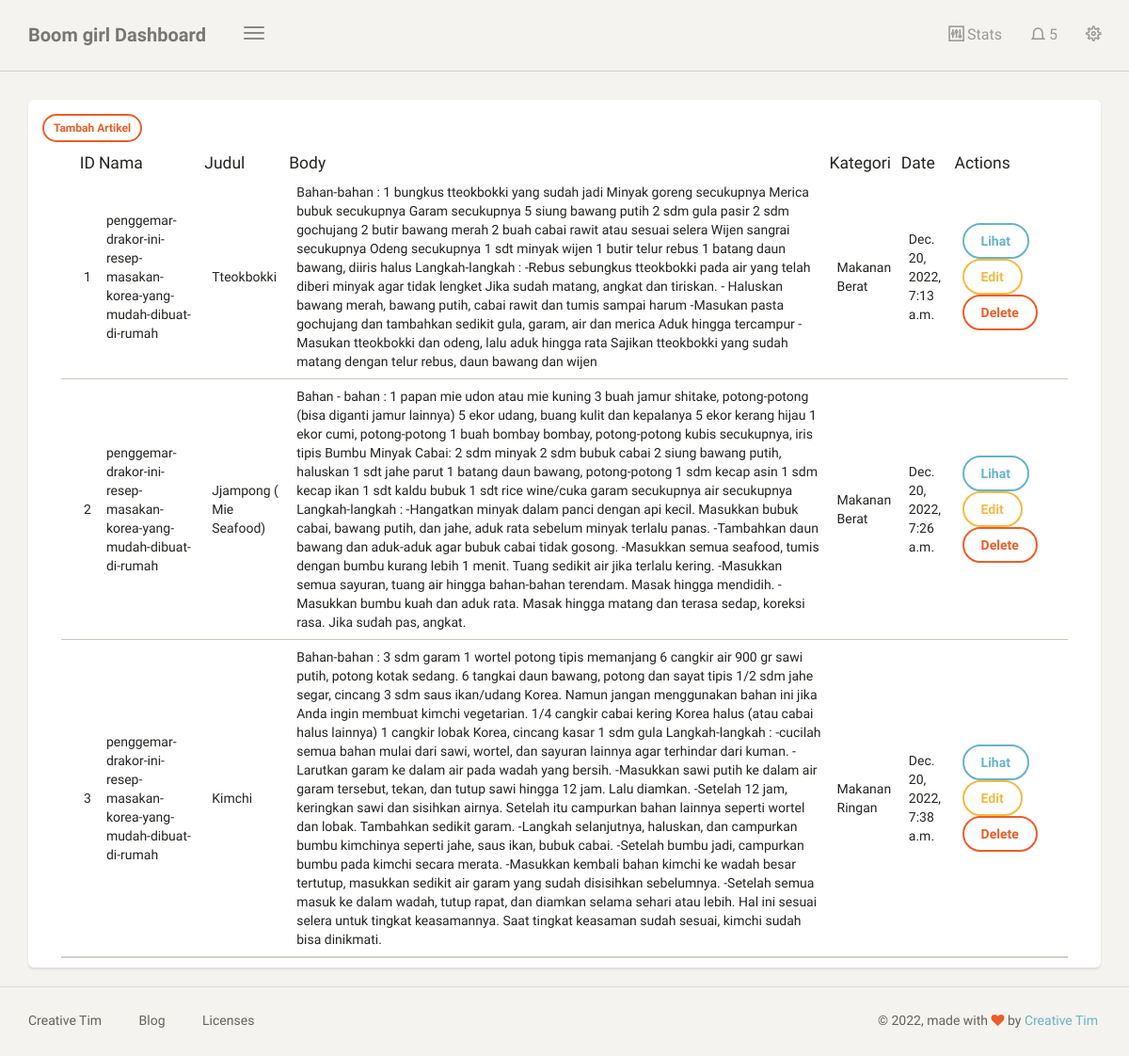
Screenshot of /dashboard/artikel (signed in) with the database file from the repository.
### blog/models.py (models this page shows)
class Artikel(models.Model):
    nama = models.CharField(max_length=100,blank=True,null=True)
    judul = models.CharField(max_length=100)
    body = models.TextField()
    kategori = models.ForeignKey(Kategori, on_delete=models.CASCADE, blank=True,null=True)
    date = models.DateTimeField(auto_now_add=True)
    def __str__(self):
        return "{} - {}".format(self.nama, self.judul)
    class meta :
        ordering = ['-id']
        verbose_name_plural = "Artikel"

class Kategori(models.Model):
    nama = models.CharField(max_length=100)
    def __str__(self):
         return self.nama
    class meta :
        verbose_name_plural = "Kategori"

### blog/views.py (the view)
# urls.py: path('artikel',artikel, name='table_artikel'),
@login_required
def artikel(request):
    template_name = "back/tabel_artikel.html"
    artikel = Artikel.objects.all()
    print(artikel)
    context = {
        'title' : 'dashboard',
        'artikel': artikel,
    }
    return render(request, template_name, context)

### templates/back/tabel_artikel.html
{% extends 'back/base.html' %}
{% block content %}
<div class="content">
    <div class="container-fluid">
        <div class="row">
            <div class="col-md-12">
                <div class="card">
                    <div class="card-content">
                        <div class="toolbar">
                            <a class ="btn btn-sm btn-danger" href="{% url 'tambah_artikel' %}"> Tambah Artikel</a>&ensp;&ensp; &ensp;
                        </div>
                        <table id="bootstrap-table" class="table">
                            <thead>
                                <th data-field="state" data-checkbox="true"></th>
                                <th data-field="id" class="text-center">ID</th>
                                <th data-field="nama" data-sortable="true">Nama</th>
                                <th data-field="judul" data-sortable="true">Judul</th>
                                <th data-field="Body" data-sortable="true">Body
                                <th data-field="kategori" data-sortable="true">Kategori</th>
                                <th data-field="Date">Date</th>
                                <th>Actions</th>
                            </thead>
                            <tbody>
                                {% for a in artikel %}
                                <tr>
                                    <td></td>
                                    <td>{{forloop.counter}}</td>
                                    <td>{{a.nama}}</td>
                                    <td>{{a.judul}}</td>
                                    <td>{{a.body}}</td>
                                    <td>{{a.kategori}}</td>
                                    <td>{{a.date}}</td>
                                    <td>
                                        <a class="btn btn-info text-white bi bi-search" href="{% url 'lihat_artikel' a.id %}">Lihat </a>
                                        <a class="btn btn-warning text-white bi bi-pencil" href="{% url 'edit_artikel' a.id %}">Edit </a>
                                        <a oneclick="return confirm('delete artikel?');"class="btn btn-danger text-white bi bi-trash" href="{% url 'delete_artikel' a.id %}">Delete </a>
                                    </td>
                                    <td></td>
                                </tr>
                                {% endfor %}
                            </tbody>
                        </table>
                    </div>
                </div>
            </div>
        </div>
    </div>
</div>
{% endblock content %}

### rows the page displays
Artikel: nama "penggemar-drakor-ini-resep-masakan-korea-yang-mudah-dibuat-di-rumah", judul "Tteokbokki", body "Bahan-bahan : 1 bungkus tteokbokki yang sudah jadi Minyak goreng secukupnya Merica bubuk secukupnya Garam secukupnya 5 siung bawang putih 2 sdm gula pasir 2 sdm gochujang 2 butir bawang merah 2 buah cabai rawit atau sesuai selera Wijen sangrai secukupnya Odeng secukupnya 1 sdt minyak wijen 1 butir telur rebus 1 batang daun bawang, diiris halus Langkah-langkah : -Rebus sebungkus tteokbokki pada air yang telah diberi minyak agar tidak lengket Jika sudah matang, angkat dan tiriskan. - Haluskan bawang merah, bawang putih, cabai rawit dan tumis sampai harum -Masukan pasta gochujang dan tambahkan sedikit gula, garam, air dan merica Aduk hingga tercampur -Masukan tteokbokki dan odeng, lalu aduk…", kategori "Makanan Berat", date "Dec. 20, 2022, 7:13 a.m."
Artikel: nama "penggemar-drakor-ini-resep-masakan-korea-yang-mudah-dibuat-di-rumah", judul "Jjampong ( Mie Seafood)", body "Bahan - bahan : 1 papan mie udon atau mie kuning 3 buah jamur shitake, potong-potong (bisa diganti jamur lainnya) 5 ekor udang, buang kulit dan kepalanya 5 ekor kerang hijau 1 ekor cumi, potong-potong 1 buah bombay bombay, potong-potong kubis secukupnya, iris tipis Bumbu Minyak Cabai: 2 sdm minyak 2 sdm bubuk cabai 2 siung bawang putih, haluskan 1 sdt jahe parut 1 batang daun bawang, potong-potong 1 sdm kecap asin 1 sdm kecap ikan 1 sdt kaldu bubuk 1 sdt rice wine/cuka garam secukupnya air secukupnya Langkah-langkah : -Hangatkan minyak dalam panci dengan api kecil. Masukkan bubuk cabai, bawang putih, dan jahe, aduk rata sebelum minyak terlalu panas. -Tambahkan daun bawang dan aduk-aduk agar…", kategori "Makanan Berat", date "Dec. 20, 2022, 7:26 a.m."
Artikel: nama "penggemar-drakor-ini-resep-masakan-korea-yang-mudah-dibuat-di-rumah", judul "Kimchi", body "Bahan-bahan : 3 sdm garam 1 wortel potong tipis memanjang 6 cangkir air 900 gr sawi putih, potong kotak sedang. 6 tangkai daun bawang, potong dan sayat tipis 1/2 sdm jahe segar, cincang 3 sdm saus ikan/udang Korea. Namun jangan menggunakan bahan ini jika Anda ingin membuat kimchi vegetarian. 1/4 cangkir cabai kering Korea halus (atau cabai halus lainnya) 1 cangkir lobak Korea, cincang kasar 1 sdm gula Langkah-langkah : -cucilah semua bahan mulai dari sawi, wortel, dan sayuran lainnya agar terhindar dari kuman. -Larutkan garam ke dalam air pada wadah yang bersih. -Masukkan sawi putih ke dalam air garam tersebut, tekan, dan tutup sawi hingga 12 jam. Lalu diamkan. -Setelah 12 jam, keringkan…", kategori "Makanan Ringan", date "Dec. 20, 2022, 7:38 a.m."
